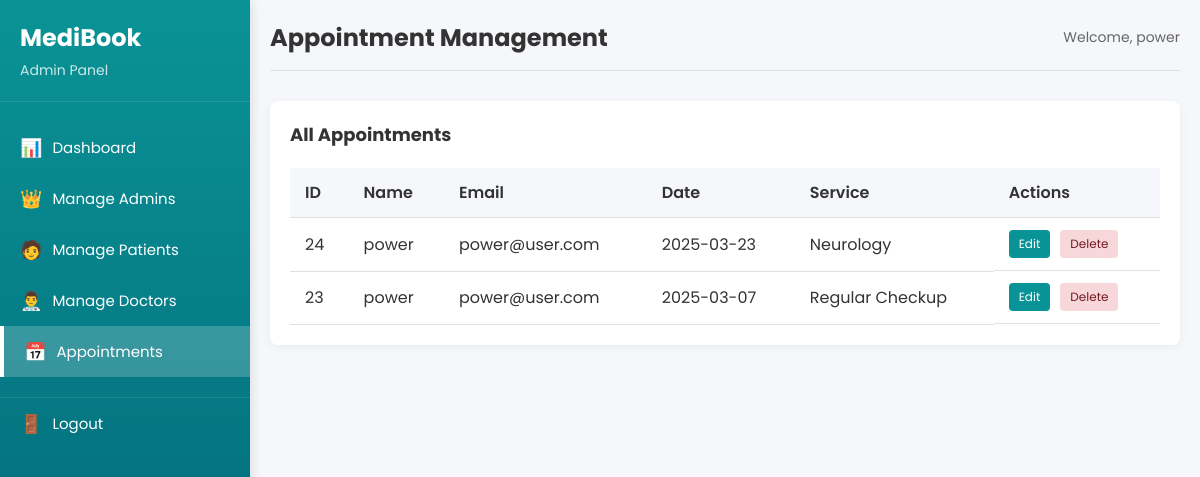
Page /login_register/bkstf/admin_dashboard.php?action=appointments (signed in) on the committed database.
### tables this page shows
CREATE TABLE `users` (
  `id` int(10) UNSIGNED NOT NULL,
  `name` varchar(255) NOT NULL,
  `email` varchar(255) NOT NULL,
  `password` varchar(255) NOT NULL,
  `role` enum('user','admin','doctor') NOT NULL,
  `created_at` timestamp NOT NULL DEFAULT current_timestamp(),
  `specialty` varchar(255) NOT NULL DEFAULT ''
);

CREATE TABLE `booking` (
  `id` int(11) NOT NULL,
  `name` varchar(255) NOT NULL,
  `email` varchar(255) NOT NULL,
  `date` date NOT NULL,
  `service` varchar(255) NOT NULL,
  `status` varchar(50) DEFAULT 'Scheduled',
  `doctor_notes` text DEFAULT NULL
);

### login_register/bkstf/admin_dashboard.php (the view, shortened to what this page needs)
<?php
require_once 'config.php';
$email = $_SESSION['email'];
$result = $conn->query("SELECT * FROM users WHERE email = '$email' AND role = 'admin'");
$admin = $result->fetch_assoc();
$action = isset($_GET['action']) ? $_GET['action'] : 'dashboard';
?>
<!DOCTYPE html>
<html lang="en">
<head>
    <link rel="stylesheet" href="css/admin.css">
</head>
<body>
    <div class="admin-container">
        <div class="sidebar">
            <div class="sidebar-header">
                <h2>MediBook</h2>
                <p>Admin Panel</p>
            </div>
            <div class="sidebar-menu">
                <a href="?action=dashboard" class="<?php echo $action == 'dashboard' ? 'active' : ''; ?>">
                    <span class="icon">📊</span> Dashboard
                </a>
                <a href="?action=admins" class="<?php echo $action == 'admins' ? 'active' : ''; ?>">
                    <span class="icon">👑</span> Manage Admins
                </a>
                <a href="?action=patients" class="<?php echo $action == 'patients' ? 'active' : ''; ?>">
                    <span class="icon">🧑</span> Manage Patients
                </a>
                <a href="?action=doctors" class="<?php echo $action == 'doctors' ? 'active' : ''; ?>">
                    <span class="icon">👨‍⚕️</span> Manage Doctors
                </a>
                <a href="?action=appointments" class="<?php echo $action == 'appointments' ? 'active' : ''; ?>">
                    <span class="icon">📅</span> Appointments
                </a>
                <a href="logout.php" class="logout-btn">
                    <span class="icon">🚪</span> Logout
                </a>
            </div>
        </div>
        <div class="main-content">
            <div class="header">
                <h1>
                    <?php
                    switch ($action) {
                        case 'appointments':
                            echo 'Appointment Management';
                            break;
                    }
                    ?>
                </h1>
                <div class="user-info">
                    <span>Welcome, <?php echo htmlspecialchars($admin['name']); ?></span>
                </div>
            </div>
            <?php if ($action == 'appointments'): ?>
                <div class="admin-section">
                    <div class="list-section full-width">
                        <h2>All Appointments</h2>
                        <div class="table-container">
                            <table>
                                <thead>
                                    <tr>
                                        <th>ID</th>
                                        <th>Name</th>
                                        <th>Email</th>
                                        <th>Date</th>
                                        <th>Service</th>
                                        <th>Actions</th>
                                    </tr>
                                </thead>
                                <tbody>
                                    <?php
                                    $appointments = $conn->query("SELECT * FROM booking ORDER BY date DESC");
                                    if ($appointments->num_rows > 0) {
                                        while ($row = $appointments->fetch_assoc()) {
                                            echo "<tr>";
                                            echo "<td>" . $row['id'] . "</td>";
                                            echo "<td>" . htmlspecialchars($row['name']) . "</td>";
                                            echo "<td>" . htmlspecialchars($row['email']) . "</td>";
                                            echo "<td>" . htmlspecialchars($row['date']) . "</td>";
                                            echo "<td>" . htmlspecialchars($row['service']) . "</td>";
                                            echo "<td class='action-buttons'>";
                                            echo "<button class='edit-btn' onclick='openAppointmentEditModal(" . $row['id'] . ", \"" . htmlspecialchars($row['name']) . "\", \"" . htmlspecialchars($row['email']) . "\", \"" . htmlspecialchars($row['date']) . "\", \"" . htmlspecialchars($row['service']) . "\")'>Edit</button>";
                                            echo "<a href='?action=appointments&delete_appointment=1&id=" . $row['id'] . "' class='delete-btn' onclick='return confirm(\"Are you sure you want to delete this appointment?\")'>Delete</a>";
                                            echo "</td>";
                                            echo "</tr>";
                                        }
                                    } else {
                                        echo "<tr><td colspan='6'>No appointments found</td></tr>";
                                    }
                                    ?>
                                </tbody>
                            </table>
                        </div>
                    </div>
                </div>
            <?php endif; ?>
        </div>
    </div>
</body>
</html>

### login_register/bkstf/css/admin.css (style rules this page uses)
* { font-family: "Poppins", sans-serif; margin: 0; padding: 0; box-sizing: border-box; }
body { background-color: #f5f7fa; color: #333; min-height: 100vh; }
.admin-container { display: flex; min-height: 100vh; }
.sidebar { width: 250px; background: linear-gradient(to bottom, #0a9396, #005f73); color: white; padding: 20px 0; box-shadow: 2px 0 10px rgba(0, 0, 0, 0.1); position: fixed; height: 100%; overflow-y: auto; z-index: 100; }
.sidebar-header { padding: 0 20px 20px; border-bottom: 1px solid rgba(255, 255, 255, 0.1); margin-bottom: 20px; }
.sidebar-header h2 { font-size: 24px; margin-bottom: 5px; }
.sidebar-header p { font-size: 14px; opacity: 0.8; }
.sidebar-menu { display: flex; flex-direction: column; }
.sidebar-menu a { padding: 12px 20px; color: white; text-decoration: none; display: flex; align-items: center; transition: all 0.3s; font-size: 15px; }
.sidebar-menu a.active { background-color: rgba(255, 255, 255, 0.2); border-left: 4px solid white; }
.sidebar-menu .icon { margin-right: 10px; font-size: 18px; }
.logout-btn { margin-top: 20px; border-top: 1px solid rgba(255, 255, 255, 0.1); padding-top: 10px; }
.main-content { flex: 1; padding: 20px; margin-left: 250px; width: calc(100% - 250px); }
.header { display: flex; justify-content: space-between; align-items: center; margin-bottom: 30px; padding-bottom: 15px; border-bottom: 1px solid #e0e0e0; }
.header h1 { font-size: 24px; color: #333; }
.user-info { font-size: 14px; color: #666; }
.recent-section, .list-section { background: white; border-radius: 8px; padding: 20px; box-shadow: 0 2px 10px rgba(0, 0, 0, 0.05); margin-bottom: 30px; }
.recent-section h2, .list-section h2, .add-form h2 { margin-bottom: 20px; color: #333; font-size: 18px; }
.table-container { overflow-x: auto; }
table { width: 100%; border-collapse: collapse; }
table th, table td { padding: 12px 15px; text-align: left; border-bottom: 1px solid #e0e0e0; }
table th { background-color: #f5f7fa; font-weight: 600; color: #333; }
.admin-section { display: grid; grid-template-columns: 1fr 2fr; gap: 20px; }
.full-width { grid-column: 1 / -1; }
.action-buttons { display: flex; gap: 10px; }
.edit-btn { background-color: #0a9396; color: white; padding: 5px 10px; border-radius: 4px; text-decoration: none; font-size: 12px; border: none; cursor: pointer; transition: background-color 0.3s; }
.delete-btn { background-color: #f8d7da; color: #721c24; padding: 5px 10px; border-radius: 4px; text-decoration: none; font-size: 12px; transition: background-color 0.3s; }

### rows in the picture
users: name "power"
booking: id "24", name "power", email "power@user.com", date "2025-03-23", service "Neurology"
booking: id "23", name "power", email "power@user.com", date "2025-03-07", service "Regular Checkup"
